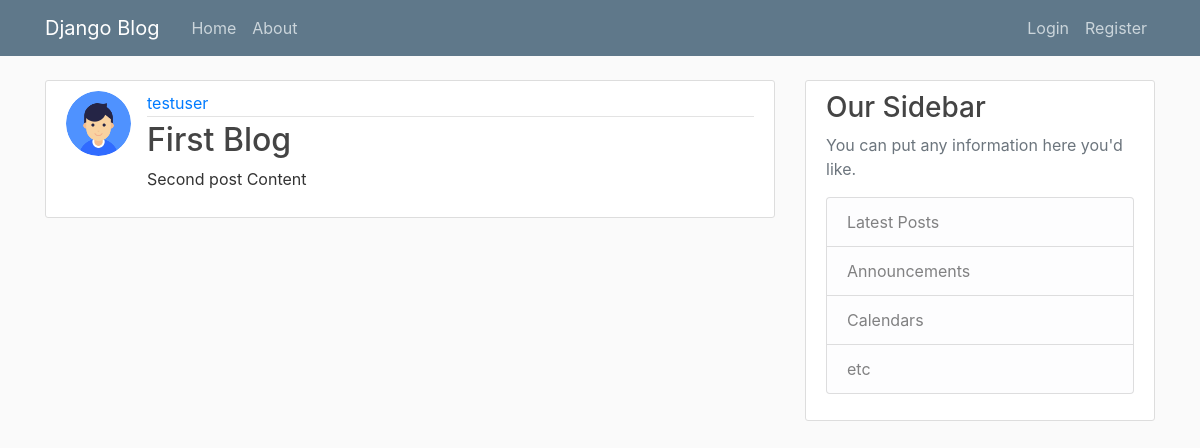
The page /blog/post/2/ on the database as committed earlier.
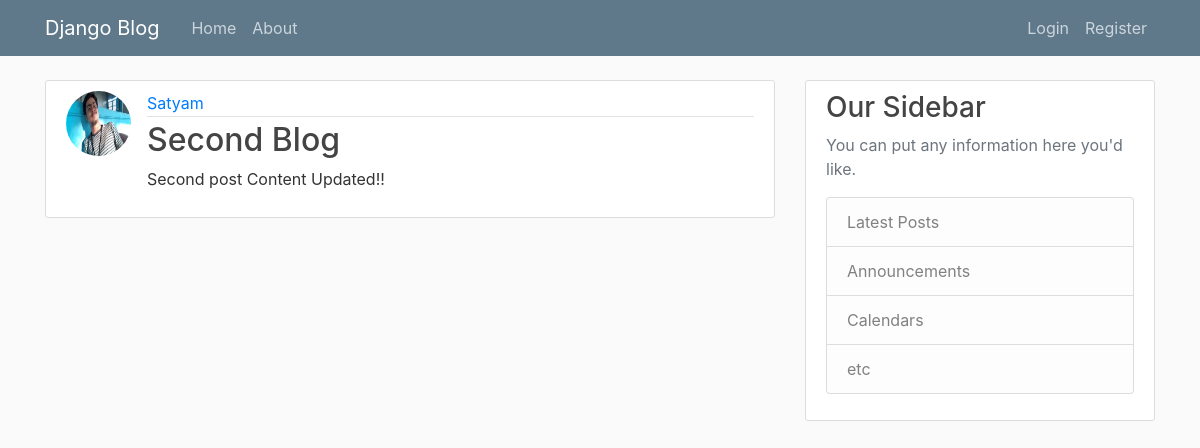
The same page on the database as committed later.
### blog/models.py (models this page shows, shortened)
class Post(models.Model):                                       # we have an implicit PK "id "
    title = models.CharField(max_length=100)                    #title is a characterfield of maxlength 100
    content = models.TextField()                                #content is Text Field Who's size is unlimited (almost)
    date_posted = models.DateTimeField(default = timezone.now)  #date_posted is a DateTimeField with current datetime as the default value
    author =  models.ForeignKey(User,on_delete=models.CASCADE)  # author is a FK Mapped to (referencing) User When author(USer) is deleted this model is dropped (Deleted)

### users/models.py (models this page shows, shortened)
class Profile(models.Model):
    user = models.OneToOneField(User,on_delete=models.CASCADE)                              ##Creting a one to one relationship to the User
    image = models.ImageField(default = "default.jpg",upload_to = 'profile_pics')           ##An Image field with default = default.jpg and upload_to = <folderName>

### blog/views.py (the view)
# urls.py: path('post/<int:pk>/',PostDetailView.as_view(),name = 'post-detail'),  #<int:pk> use the primary key of the model with datatype as int
class PostDetailView(DetailView):
    model = Post

### blog/templates/blog/post_detail.html (shortened to what this page needs)
{% extends "blog/base.html" %}
{% block content %}
    <article class="media content-section">
        <img class="rounded-circle article-img" src="{{ object.author.profile.image.url }}">
        <div class="media-body">
            <div class="article-metadata">
                <a class="mr-2" href="{%url 'user-posts' object.author.username %}">{{ object.author }}</a>
            </div>
            <h2 class="article-title" >{{ object.title }}</h2>
            <p class="article-content">{{ object.content }}</p>
        </div>
    </article>
{% endblock content %}

Rows that differ between the two databases and show on the page:
changed Post: author.profile.image: picture added in place of a placeholder; author "testuser" → "Satyam"; title "First Blog" → "Second Blog"; content "Second post Content" → "Second post Content Updated!!"
